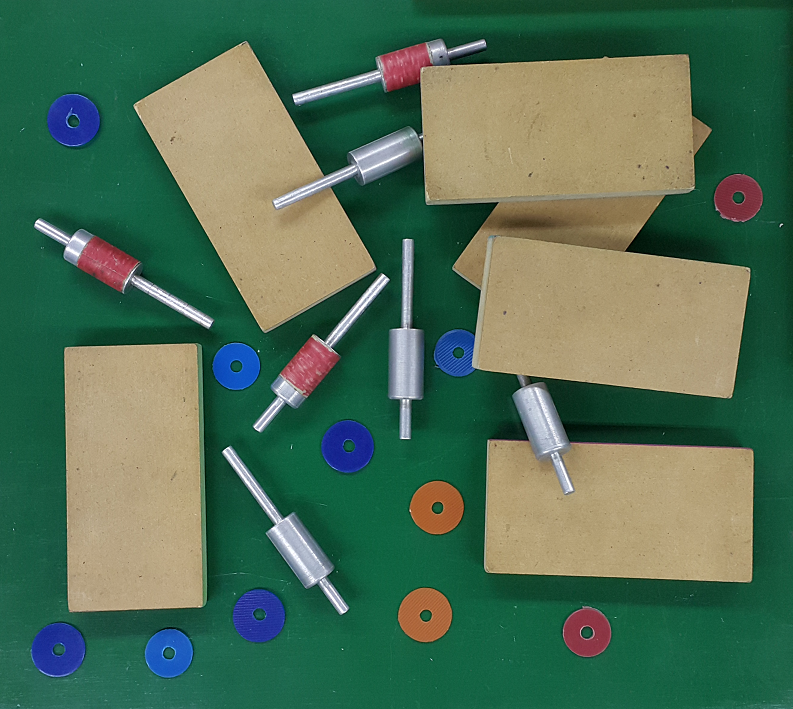
#> input picture Clase6/Piezas.png, 793 x 709 px, found by its file name
$ jupyter execute 00.Watersheed.ipynb   (shell and % lines are left out)
#> lines starting #> are read from the running program, lines starting #| are printed output that depends on the picture; after the words box and inside, x2 and y2 are one past the last pixel; in counts of white or black regions, pixels touching at a corner belong together; long printed decimals are rounded
# Watersheed
Segmentación basada en el algoritmo de watersheed o "cuenca hidrográfica"

[cell 1]
#Si queremos que las imágenes sean mostradas en una ventana emergente quitar el inline
# %matplotlib inline

import numpy as np
import cv2 as cv
import matplotlib.pyplot as plt

[cell 2]
# Cargamos la imagen y la binarizamos por el método de Otzu
img = cv.imread('piezas.png')
#> img is the input picture: shape (709, 793, 3); mean B, G, R 85.3, 110.7, 79.5

gray = cv.cvtColor(img,cv.COLOR_BGR2GRAY)
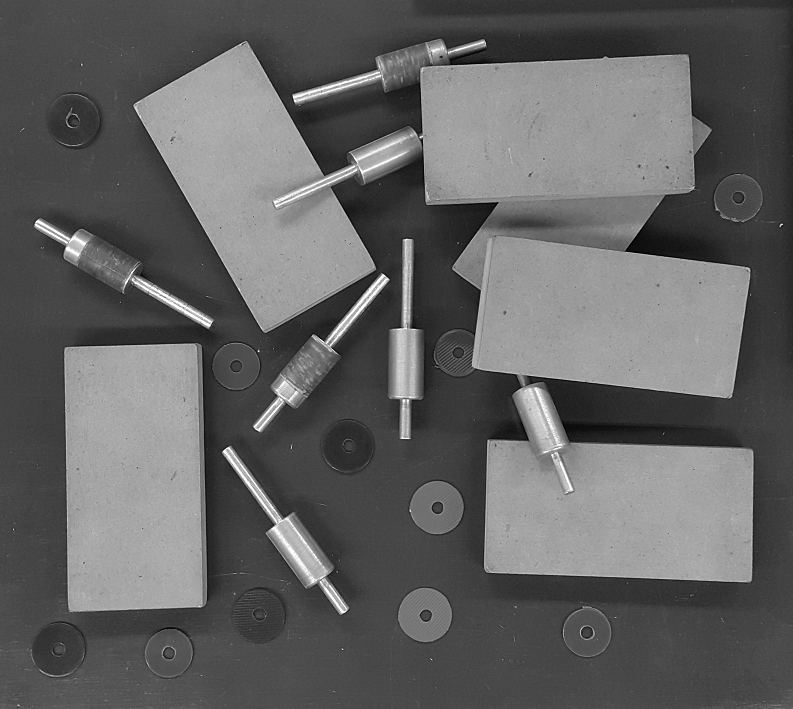
#> gray: shape (709, 793); min 0, max 255, mean 98.5

# Binarizamos...
ret, thresh = cv.threshold(gray,0,255,cv.THRESH_BINARY+cv.THRESH_OTSU)
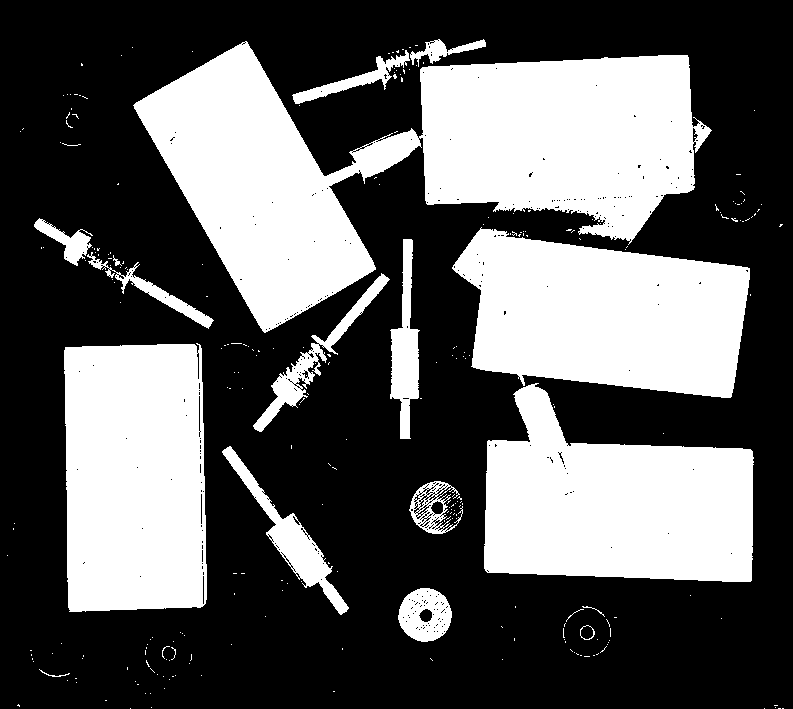
#> thresh: shape (709, 793); 36.7% white; 270 white regions (251 under 20 px), largest, box (x1, y1, x2, y2) and area: (133, 41, 712, 333) 77689, (484, 383, 754, 582) 37376, (452, 227, 750, 398) 36708
#> ret = 111

plt.figure()
plt.imshow(thresh,cmap='gray')

plt.figure()
plt.imshow(cv.cvtColor(img,cv.COLOR_BGR2RGB))

### Marcadores

El método de watersheed por OpenCV precisa que se le indiquen los marcadores (semillas) de manera que no se genere sobremarcación.

Esto se logra a través de operaciones morfológicas

#### Operaciones morfológicas

Se busca intentar separar fondo de objetos lo mejor posible. Quedará:

- Una zona de fondo seguro
- Una zona de objetos seguro
- Una zona de incertezas (la resta de las dos anteriores)

[cell 3]
# Reducción de ruido
kernel = np.ones((3,3),np.uint8)
opening = cv.morphologyEx(thresh,cv.MORPH_OPEN,kernel, iterations = 2)
#> opening: shape (709, 793); 35.7% white; 21 white regions, largest, box (x1, y1, x2, y2) and area: (420, 55, 695, 239) 40301, (484, 385, 753, 582) 37305, (455, 229, 750, 398) 36527

fig=plt.figure('Apertura (reduccion de ruido)')
plt.imshow(opening,cmap='gray')

# Área de fondo (background) segura. Zona negra!
sure_bg = cv.dilate(opening,kernel,iterations=3)
#> sure_bg: shape (709, 793); 40.2% white; 11 white regions, largest, box (x1, y1, x2, y2) and area: (131, 37, 713, 434) 89606, (481, 382, 756, 585) 40299, (452, 226, 753, 401) 39432

# Búsqueda del área de objeto (foreground) segura --> Podría usar solo unaa erosion o la función distancia (para figuras que se tocan)

# MÉTODO 1: Solo erosión
#-----------------------
# sure_fg = cv.erode (opening, kernel, iterations = 3)

# MÉTODO 2: Transformación de distancia (distancia de cada píxel al cero más cercano)
#------------------------------------------------------------------------------------
# Conviene cerrar primero la figura para que no haya agujeros (ceros) dentro de los objetos que afecten la transformada
closing = cv.morphologyEx(opening,cv.MORPH_CLOSE,kernel, iterations = 2)
#> closing: shape (709, 793); 35.8% white; 16 white regions, largest, box (x1, y1, x2, y2) and area: (134, 44, 710, 329) 77268, (484, 385, 753, 582) 37377, (455, 229, 750, 398) 36558
# Ahora sí aplicamos la transformación de distancia
dist_transform = cv.distanceTransform(closing,cv.DIST_L2,5)

# Área de objeto (foreground) segura. Zona blanca!
ret, sure_fg = cv.threshold(dist_transform,0.7*dist_transform.max(),255,0)
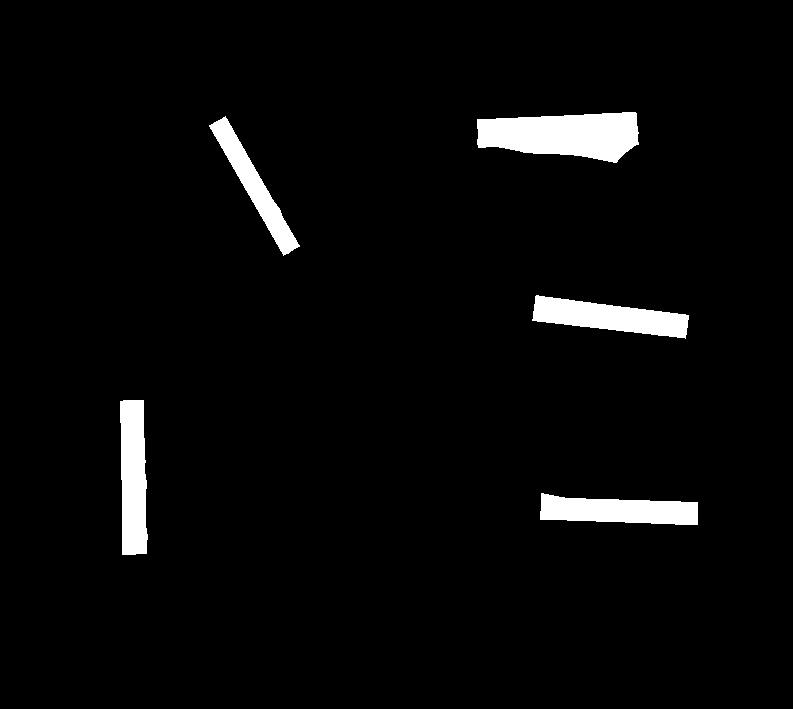
#> sure_fg: shape (709, 793) float32; 3.6% white; 5 white regions, box (x1, y1, x2, y2) and area: (477, 112, 639, 163) 6088, (532, 295, 689, 339) 3830, (120, 400, 148, 555) 3742, (540, 493, 698, 525) 3649, (209, 116, 300, 256) 2867
#> ret = 55.38
print(dist_transform.max())
#| 79.119

# Búsqueda de la región no definida
sure_fg = np.uint8(sure_fg)
unknown = cv.subtract(sure_bg,sure_fg)
#> unknown: shape (709, 793); 36.6% white; 11 white regions, largest, box (x1, y1, x2, y2) and area: (131, 37, 713, 434) 80651, (481, 382, 756, 585) 36650, (452, 226, 753, 401) 35602

#Graficamos...
#=============
fig=plt.figure('Transformación de distancia')
plt.imshow(dist_transform,cmap='gray')

fig=plt.figure('Fondo seguro')
plt.imshow(sure_bg,cmap='gray')

fig=plt.figure('Objetos seguros')
plt.imshow(sure_fg,cmap='gray')

#### Etiquetado

En función del análisis morfológico anterior es que se realiza el etiquetado (utilizando componentes conexos)

- Cada supuesto objeto con una etiqueta diferente
- Los pixeles con incertidumbre con etiqueta 0

[cell 4]
# Etiquetado de marcadores
ret, markers = cv.connectedComponents(sure_fg)
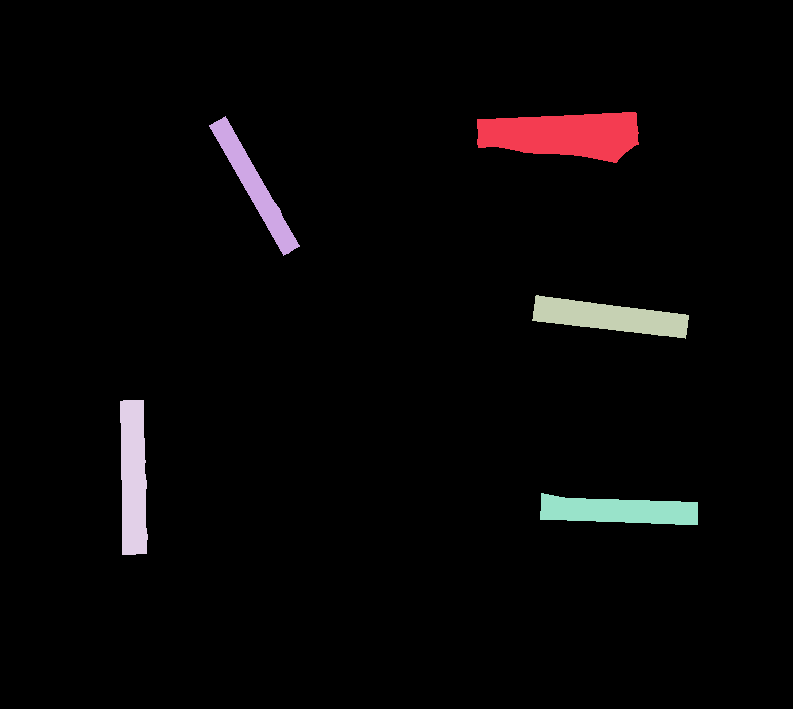
#> markers: shape (709, 793) int32; 6 distinct labels, from 0 to 5; one colour per label, 0 black
#> ret = 6
# Agregar un uno ('1') a todas las etiquetas (para evitar la etiqueta '0')
markers = markers+1
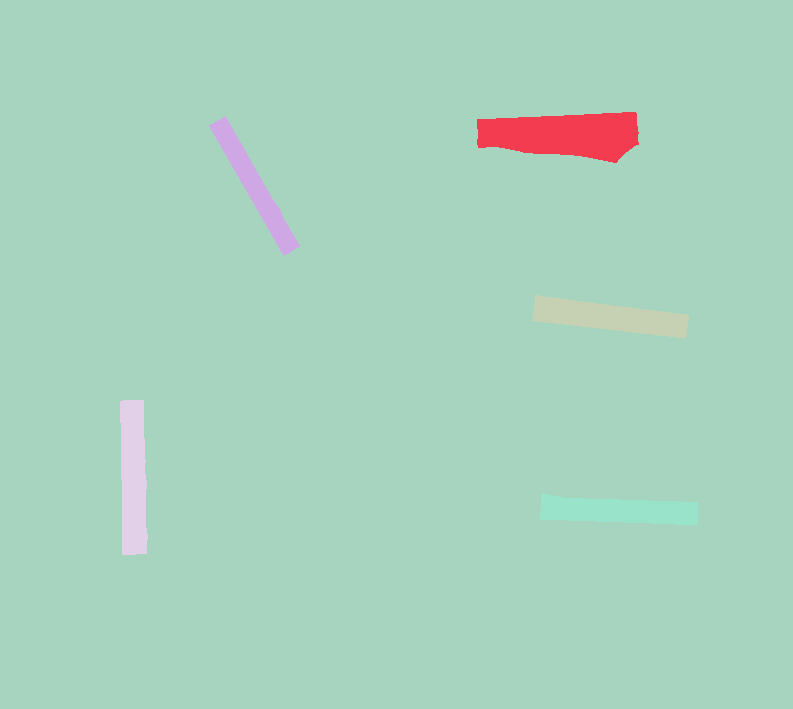
#> markers: shape (709, 793) int32; 6 distinct labels, from 1 to 6; one colour per label, 0 black
# Ahora, marcamos la región de incertezas con cero
markers[unknown==255] = 0
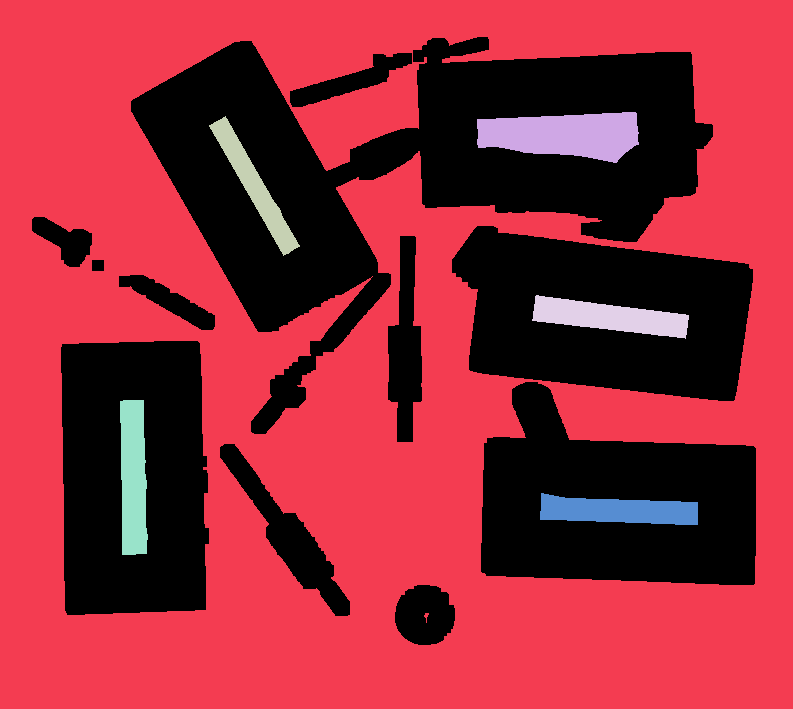
#> markers: shape (709, 793) int32; 7 distinct labels, from 0 to 6; one colour per label, 0 black

fig=plt.figure('Marcadores')
plt.imshow(markers,cmap='jet')

### Watersheed

Una vez definidos los marcadores se corre el algoritmo de watersheed.

Los bordes (devueltos por el algoritmo con valor -1) los "pintamos" de color rojo

[cell 5]
img_out = img.copy()
img_out = cv.cvtColor(img_out,cv.COLOR_BGR2RGB)

markers = cv.watershed(img_out,markers)
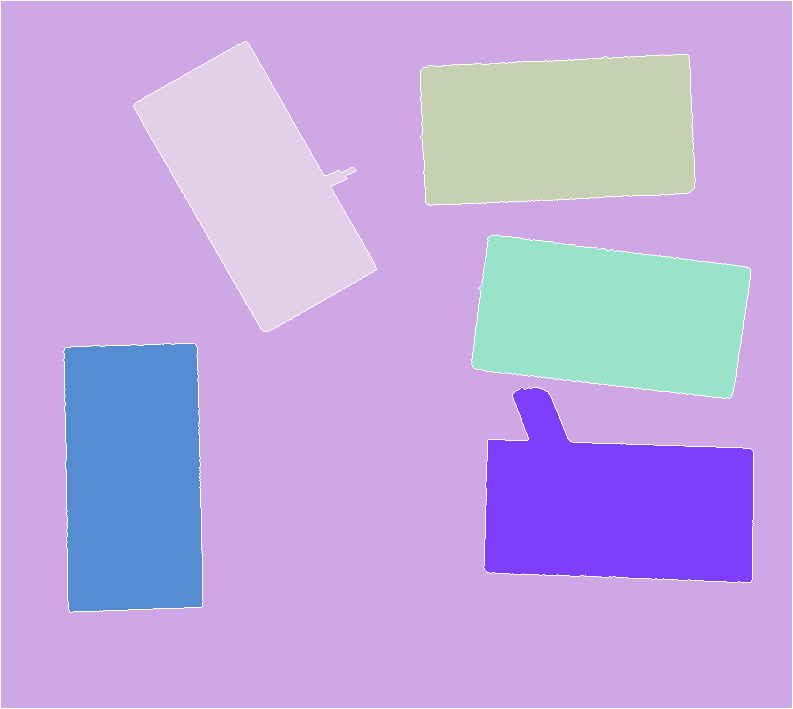
#> markers: shape (709, 793) int32; 7 distinct labels, from -1 to 6; one colour per label, 0 black, -1 white
img_out[markers == -1] = [255,0,0]
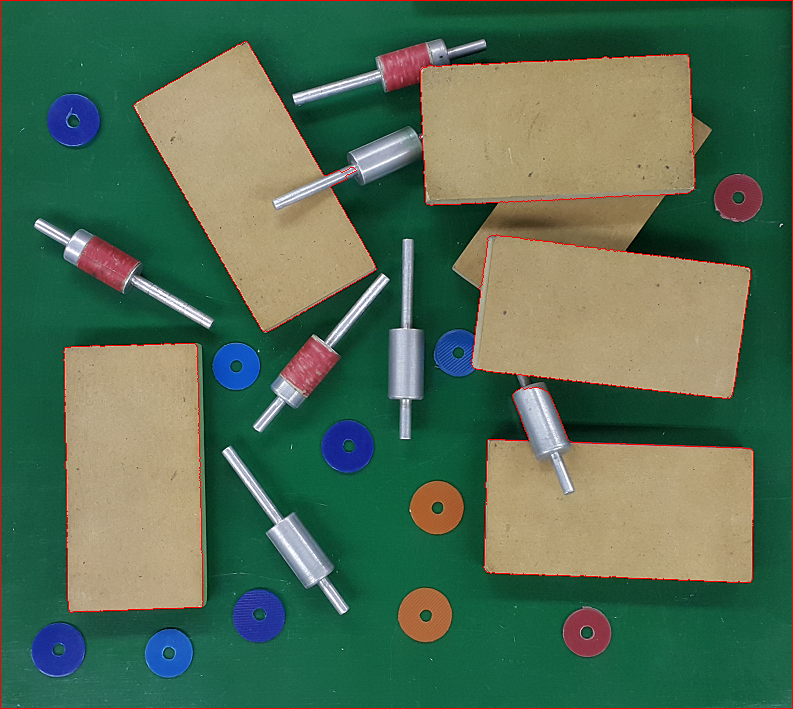
#> img_out: shape (709, 793, 3); mean R, G, B 81.8, 109.5, 84.4

fig=plt.figure('Bordes marcados')
plt.imshow(img_out)#,cmap='jet')
